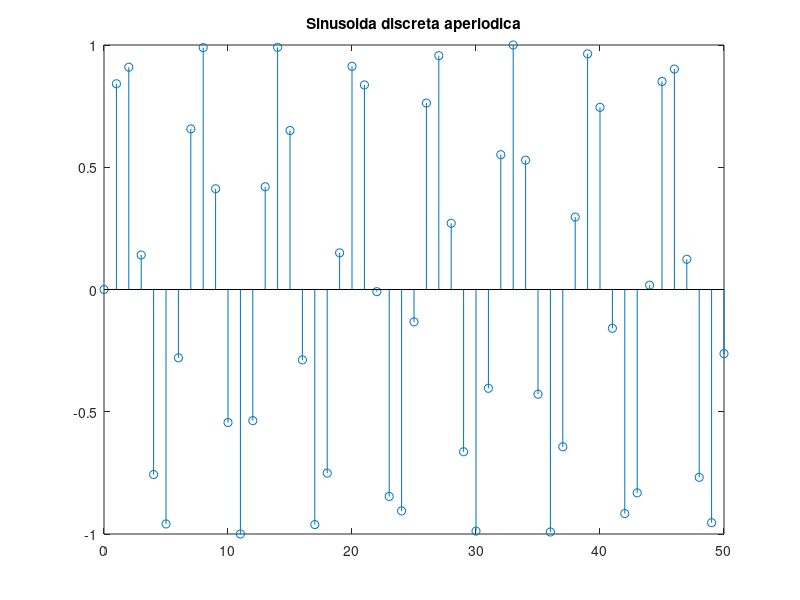

Write MATLAB code to recreate this figure.
% Lucrarea_3c______________________________________________________________
clear all
close all
clc

Ts  = 1;
ohm = 1;
N   = 51;
n   = 0:N-1;
t   = 0:0.1:N-1;

xa  = sin(ohm .* t);                % continuu
x   = sin(n*ohm*Ts);                % discret

figure()
stem(n, x)
%hold on
%plot(t, xa)
title('Sinusoida discreta aperiodica')